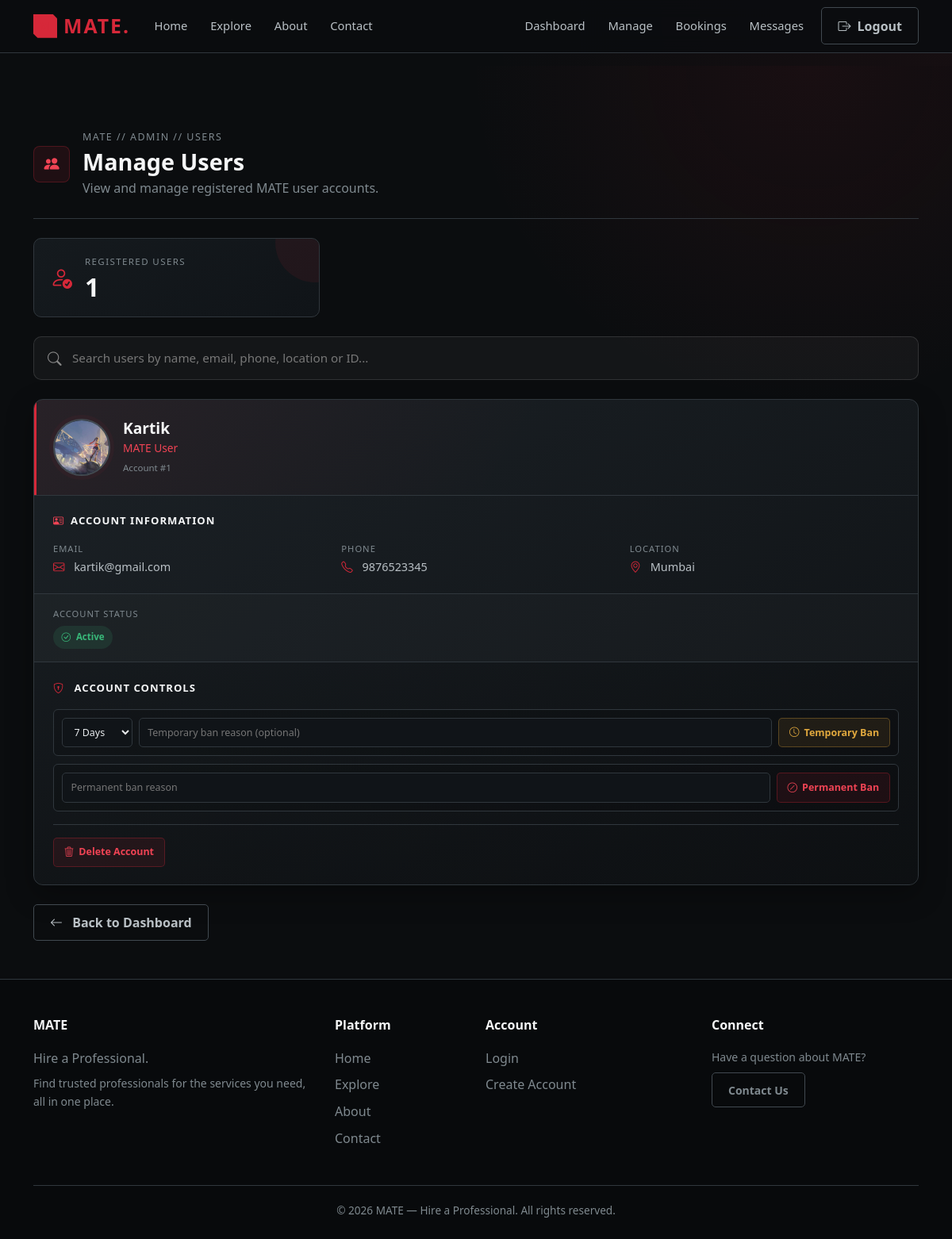
Screenshot of /admin/users (signed in) with the database file from the repository.
### tables this page shows
CREATE TABLE users (

            id INTEGER PRIMARY KEY AUTOINCREMENT,

            full_name TEXT NOT NULL,

            email TEXT NOT NULL UNIQUE,

            phone TEXT,

            password TEXT NOT NULL,

            location TEXT,

            address TEXT,

            profile_photo TEXT,

            role TEXT NOT NULL DEFAULT 'user',

            created_at TIMESTAMP DEFAULT (datetime('now', '+5 hours', '+30 minutes'))

        , date_of_birth TEXT, aadhaar_number TEXT, account_status TEXT DEFAULT 'active', ban_until TEXT, ban_reason TEXT);

### app.py (the view, shortened to what this page needs)
@app.route("/admin/users")
def admin_users():
    if "admin_id" not in session:
        return redirect(
            url_for("admin_login")
        )
    connection = get_db_connection()
    try:
        users = connection.execute(
            """
            SELECT
                id,
                full_name,
                email,
                phone,
                location,
                profile_photo,
                created_at,
                account_status,
                ban_until,
                ban_reason
            FROM users
            ORDER BY created_at DESC
            """
        ).fetchall()
    finally:
        connection.close()
    return render_template(
        "admin_users.html",
        users=users
    )

### app.py (called while the page is built)
def get_db_connection():
    connection = sqlite3.connect(
        DATABASE
    )
    connection.row_factory = sqlite3.Row
    connection.execute(
        "PRAGMA foreign_keys = ON"
    )
    return connection

@app.context_processor
def inject_user():
    return {
        "logged_in": "user_id" in session,
        "current_user_id":
            session.get("user_id"),
        "current_user_role":
            session.get("role"),
        "current_user_name":
            session.get("full_name"),
        "current_year":
            datetime.now().year
    }

### templates/admin_users.html (shortened to what this page needs)
{% extends "base.html" %}
{% block content %}
<section class="admin-page">
<div class="container py-4 py-lg-5">
    <div class="admin-header mb-4">
        <div class="d-flex align-items-center gap-3">
            <div class="admin-header-icon">
                <i class="bi bi-people-fill"></i>
            </div>
            <div>
                <div class="mate-label mb-1">
                    MATE // ADMIN // USERS
                </div>
                <h1>
                    Manage Users
                </h1>
                <p>
                    View and manage registered MATE user accounts.
                </p>
            </div>
        </div>
    </div>
    <div class="row g-3 mb-4">
        <div class="col-12 col-sm-6 col-lg-4">
            <div class="admin-count-card">
                <div class="d-flex align-items-center gap-3">
                    <i class="bi bi-person-check fs-3 text-mate"></i>
                    <div>
                        <div class="admin-count-label">
                            Registered Users
                        </div>
                        <div class="admin-count-number">
                            {{ users|length }}
                        </div>
                    </div>
                </div>
            </div>
        </div>
    </div>
    <div class="admin-toolbar mb-4">
    <div class="admin-search">
        <i class="bi bi-search"></i>
        <input
            type="text"
            class="mate-live-search"
            id="userSearch"
            data-search-target=".user-card"
            placeholder="Search users by name, email, phone, location or ID..."
            autocomplete="off"
        >
    </div>
    </div>
    {% if users %}
        <div class="d-flex flex-column gap-4">
            {% for user in users %}
            <div class="admin-profile-card user-card">
                <div class="admin-profile-header">
                    <div class="d-flex align-items-center gap-3">
                        {% if user.profile_photo %}
                            <img
                                src="{{ url_for(
                                    'static',
                                    filename='uploads/user/' + user.profile_photo
                                ) }}"
                                alt="{{ user.full_name }}"
                                class="admin-profile-avatar"
                            >
                        {% else %}
                            <div class="admin-profile-avatar d-flex align-items-center justify-content-center">
                                <i class="bi bi-person fs-3 text-muted-mate"></i>
                            </div>
                        {% endif %}
                        <div>
                            <h3 class="admin-profile-name">
                                {{ user.full_name }}
                            </h3>
                            <div class="admin-profile-subtitle">
                                MATE User
                            </div>
                            <div class="admin-profile-id">
                                Account #{{ user.id }}
                            </div>
                        </div>
                    </div>
                </div>
                <div class="admin-info-section">
                    <div class="admin-info-title">
                        <i class="bi bi-person-vcard"></i>
                        Account Information
                    </div>
                    <div class="row g-4">
                        <div class="col-md-4">
                            <div class="admin-info-item">
                                <span class="admin-info-label">
                                    Email
                                </span>
                                <div class="admin-info-value">
                                    <i class="bi bi-envelope me-2 text-mate"></i>
                                    {{ user.email }}
                                </div>
                            </div>
                        </div>
                        <div class="col-md-4">
                            <div class="admin-info-item">
                                <span class="admin-info-label">
                                    Phone
                                </span>
                                <div class="admin-info-value">
                                    {% if user.phone %}
                                        <i class="bi bi-telephone me-2 text-mate"></i>
                                        {{ user.phone }}
                                    {% else %}
                                        <span class="text-muted-mate">
                                            Not provided
                                        </span>
                                    {% endif %}
                                </div>
                            </div>
                        </div>
                        <div class="col-md-4">
                            <div class="admin-info-item">
                                <span class="admin-info-label">
                                    Location
                                </span>
                                <div class="admin-info-value">
                                    {% if user.location %}
                                        <i class="bi bi-geo-alt me-2 text-mate"></i>
                                        {{ user.location }}
                                    {% else %}
                                        <span class="text-muted-mate">
                                            Not provided
                                        </span>
                                    {% endif %}
                                </div>
                            </div>
                        </div>
                    </div>
                </div>
                <div class="admin-status-box">
                    <div class="admin-status-label">
                        Account Status
                    </div>
                    {% if user.account_status == "temporarily_banned" %}
                        <span class="mate-badge mate-badge-warning">
                            <i class="bi bi-clock me-1"></i>
                            Temporarily Banned
                        </span>
                        {% if user.ban_until %}
                            <div class="small text-muted-mate mt-2">
                                <i class="bi bi-calendar-event me-1"></i>
                                Ban expires:
                                {{ user.ban_until }}
                            </div>
                        {% endif %}
                        {% if user.ban_reason %}
                            <div class="admin-ban-warning">
                                <div class="admin-ban-warning-title">
                                    <i class="bi bi-info-circle me-1"></i>
                                    Ban Reason
                                </div>
                                <p class="admin-ban-warning-text">
                                    {{ user.ban_reason }}
                                </p>
                            </div>
                        {% endif %}
                    {% else %}
                        <span class="mate-badge mate-badge-success">
                            <i class="bi bi-check-circle me-1"></i>
                            Active
                        </span>
                    {% endif %}
                </div>
                <div class="admin-controls">
                    <div class="admin-controls-title">
                        <i class="bi bi-shield-lock me-2 text-mate"></i>
                        Account Controls
                    </div>
                    {% if user.account_status == "active" %}
                        <div class="admin-ban-form">
                            <form
                                method="POST"
                                action="{{ url_for(
                                    'admin_temp_ban_user',
                                    user_id=user.id
                                ) }}"
                                class="d-flex flex-wrap gap-2 w-100"
                            >
                                <select
                                    name="duration"
                                    required
                                >
                                    <option value="7" selected>
                                        7 Days
                                    </option>
                                </select>
                                <input
                                    type="text"
                                    name="reason"
                                    placeholder="Temporary ban reason (optional)"
                                >
                                <button
                                    type="submit"
                                    class="admin-btn admin-btn-warning"
                                >
                                    <i class="bi bi-clock"></i>
                                    Temporary Ban
                                </button>
                            </form>
                        </div>
                        <div class="admin-ban-form">
                            <form
                                method="POST"
                                action="{{ url_for(
                                    'admin_permanent_ban_user',
                                    user_id=user.id
                                ) }}"
                                class="d-flex flex-wrap gap-2 w-100"
                            >
                                <input
                                    type="text"
                                    name="reason"
                                    placeholder="Permanent ban reason"
                                    required
                                >
                                <button
                                    type="submit"
                                    class="admin-btn admin-btn-danger"
                                    data-confirm="Are you sure you want to permanently ban this user?"
                                >
                                    <i class="bi bi-slash-circle"></i>
                                    Permanent Ban
                                </button>
                            </form>
                        </div>
                    {% endif %}
                    <div class="admin-control-group mt-3 pt-3 border-top border-mate">
                        <form
                            method="POST"
                            action="{{ url_for(
                                'admin_delete_user',
                                user_id=user.id
                            ) }}"
                        >
                            <button
                                type="submit"
                                class="admin-btn admin-btn-danger"
                                data-confirm="Are you sure you want to DELETE this account? This cannot be undone."
                            >
                                <i class="bi bi-trash3"></i>
                                Delete Account
                            </button>
                        </form>
                    </div>
                </div>
            </div>
            {% endfor %}
        </div>
    {% endif %}
    <div class="mt-4">
        <a
            href="{{ url_for('admin_dashboard') }}"
            class="btn btn-mate-outline"
        >
            <i class="bi bi-arrow-left me-2"></i>
            Back to Dashboard
        </a>
    </div>
</div>
</section>
{% endblock %}

### rows the page displays
users: profile_photo (picture), full_name "Kartik", id "1", email "kartik@gmail.com", phone "9876523345", location "Mumbai", account_status "active" (drawn)

### other values shown
{{ users|length }} "1"
{{ current_year if current_year else 2026 }} "2026"
